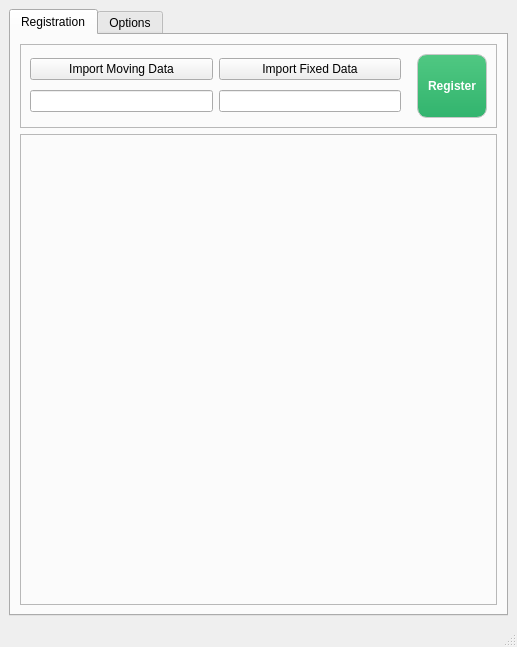
<?xml version="1.0" encoding="UTF-8"?>
<ui version="4.0">
 <class>MainWindow</class>
 <widget class="QMainWindow" name="MainWindow">
  <property name="geometry">
   <rect>
    <x>0</x>
    <y>0</y>
    <width>517</width>
    <height>647</height>
   </rect>
  </property>
  <property name="windowTitle">
   <string>MainWindow</string>
  </property>
  <widget class="QWidget" name="centralwidget">
   <layout class="QGridLayout" name="gridLayout_2">
    <item row="0" column="0">
     <widget class="QTabWidget" name="tabWidget">
      <property name="currentIndex">
       <number>0</number>
      </property>
      <widget class="QWidget" name="RegistrationTab">
       <attribute name="title">
        <string>Registration</string>
       </attribute>
       <layout class="QGridLayout" name="gridLayout_3">
        <item row="0" column="0">
         <widget class="QFrame" name="ButtonsLayout">
          <property name="maximumSize">
           <size>
            <width>16777215</width>
            <height>84</height>
           </size>
          </property>
          <property name="frameShape">
           <enum>QFrame::StyledPanel</enum>
          </property>
          <property name="frameShadow">
           <enum>QFrame::Raised</enum>
          </property>
          <layout class="QHBoxLayout" name="horizontalLayout">
           <item>
            <layout class="QVBoxLayout" name="MovingLayout">
             <item>
              <widget class="QPushButton" name="ptcldMovingButton">
               <property name="text">
                <string>Import Moving Data</string>
               </property>
              </widget>
             </item>
             <item>
              <widget class="QLineEdit" name="ptcldMovingText"/>
             </item>
            </layout>
           </item>
           <item>
            <layout class="QVBoxLayout" name="FixedLayout">
             <item>
              <widget class="QPushButton" name="ptcldFixedButton">
               <property name="text">
                <string>Import Fixed Data</string>
               </property>
              </widget>
             </item>
             <item>
              <widget class="QLineEdit" name="ptcldFixedText"/>
             </item>
            </layout>
           </item>
           <item>
            <widget class="QPushButton" name="registrationButton">
             <property name="sizePolicy">
              <sizepolicy hsizetype="Minimum" vsizetype="Expanding">
               <horstretch>0</horstretch>
               <verstretch>0</verstretch>
              </sizepolicy>
             </property>
             <property name="focusPolicy">
              <enum>Qt::TabFocus</enum>
             </property>
             <property name="styleSheet">
              <string notr="true"> QPushButton#registrationButton {
	background-color: qlineargradient(spread:pad, x1:0, y1:0, x2:0, y2:1, stop:0 rgb(80,200,130), stop:1 rgb(50,180,110));
	color:white;
	font-weight:bold;
	border-radius:10px;
	padding:10px;
	margin-left:10px;
	border-width: 1px;
	border-color:rgb(200,200,200);
	border-style: solid;
 }
 QPushButton#registrationButton:pressed {
	background-color:  qlineargradient(spread:pad, x1:0, y1:0, x2:0, y2:1, stop:0 rgb(50,150,100), stop:1 rgb(50,180,110));
 }
QPushButton:hover:!pressed
{
  background-color: rgb(40,170,100);
}</string>
             </property>
             <property name="text">
              <string>Register</string>
             </property>
             <property name="autoDefault">
              <bool>false</bool>
             </property>
             <property name="default">
              <bool>false</bool>
             </property>
             <property name="flat">
              <bool>false</bool>
             </property>
            </widget>
           </item>
          </layout>
         </widget>
        </item>
        <item row="1" column="0">
         <widget class="QFrame" name="vtkFrame">
          <property name="frameShape">
           <enum>QFrame::StyledPanel</enum>
          </property>
          <property name="frameShadow">
           <enum>QFrame::Raised</enum>
          </property>
         </widget>
        </item>
       </layout>
      </widget>
      <widget class="QWidget" name="OptionsTab">
       <attribute name="title">
        <string>Options</string>
       </attribute>
       <layout class="QGridLayout" name="gridLayout">
        <item row="0" column="0">
         <layout class="QVBoxLayout" name="options">
          <property name="sizeConstraint">
           <enum>QLayout::SetFixedSize</enum>
          </property>
          <item>
           <layout class="QVBoxLayout" name="maxIterationsLayout">
            <property name="sizeConstraint">
             <enum>QLayout::SetFixedSize</enum>
            </property>
            <item>
             <widget class="QLabel" name="maxIterationsLabel">
              <property name="sizePolicy">
               <sizepolicy hsizetype="Minimum" vsizetype="Minimum">
                <horstretch>0</horstretch>
                <verstretch>0</verstretch>
               </sizepolicy>
              </property>
              <property name="text">
               <string>Max iterations</string>
              </property>
             </widget>
            </item>
            <item>
             <widget class="QSpinBox" name="maxIterations">
              <property name="maximum">
               <number>99999</number>
              </property>
              <property name="value">
               <number>100</number>
              </property>
             </widget>
            </item>
           </layout>
          </item>
          <item>
           <layout class="QVBoxLayout" name="inlierRatioLayout">
            <property name="sizeConstraint">
             <enum>QLayout::SetFixedSize</enum>
            </property>
            <item>
             <widget class="QLabel" name="inlierRatioLabel">
              <property name="sizePolicy">
               <sizepolicy hsizetype="Minimum" vsizetype="Minimum">
                <horstretch>0</horstretch>
                <verstretch>0</verstretch>
               </sizepolicy>
              </property>
              <property name="text">
               <string>Inlier Ratio</string>
              </property>
             </widget>
            </item>
            <item>
             <widget class="QDoubleSpinBox" name="inlierRatio">
              <property name="decimals">
               <number>3</number>
              </property>
              <property name="maximum">
               <double>1.000000000000000</double>
              </property>
              <property name="singleStep">
               <double>0.100000000000000</double>
              </property>
              <property name="value">
               <double>1.000000000000000</double>
              </property>
             </widget>
            </item>
           </layout>
          </item>
          <item>
           <layout class="QVBoxLayout" name="windowSizeLayout">
            <property name="sizeConstraint">
             <enum>QLayout::SetFixedSize</enum>
            </property>
            <item>
             <widget class="QLabel" name="windowSizeLabel">
              <property name="sizePolicy">
               <sizepolicy hsizetype="Minimum" vsizetype="Minimum">
                <horstretch>0</horstretch>
                <verstretch>0</verstretch>
               </sizepolicy>
              </property>
              <property name="text">
               <string>Window Size</string>
              </property>
             </widget>
            </item>
            <item>
             <widget class="QSpinBox" name="windowSize">
              <property name="minimum">
               <number>1</number>
              </property>
              <property name="maximum">
               <number>99999999</number>
              </property>
              <property name="value">
               <number>20</number>
              </property>
             </widget>
            </item>
           </layout>
          </item>
          <item>
           <layout class="QVBoxLayout" name="rotationToleranceLayout">
            <property name="sizeConstraint">
             <enum>QLayout::SetFixedSize</enum>
            </property>
            <item>
             <widget class="QLabel" name="rotationToleranceLabel">
              <property name="sizePolicy">
               <sizepolicy hsizetype="Minimum" vsizetype="Minimum">
                <horstretch>0</horstretch>
                <verstretch>0</verstretch>
               </sizepolicy>
              </property>
              <property name="text">
               <string>Rotation tolerance</string>
              </property>
             </widget>
            </item>
            <item>
             <widget class="QDoubleSpinBox" name="rotationTolerance">
              <property name="decimals">
               <number>5</number>
              </property>
              <property name="minimum">
               <double>0.000010000000000</double>
              </property>
              <property name="maximum">
               <double>99.989999999999995</double>
              </property>
              <property name="singleStep">
               <double>0.001000000000000</double>
              </property>
              <property name="value">
               <double>0.009000000000000</double>
              </property>
             </widget>
            </item>
           </layout>
          </item>
          <item>
           <layout class="QVBoxLayout" name="translationToleranceLayout">
            <property name="sizeConstraint">
             <enum>QLayout::SetFixedSize</enum>
            </property>
            <item>
             <widget class="QLabel" name="translationToleranceLabel">
              <property name="sizePolicy">
               <sizepolicy hsizetype="Minimum" vsizetype="Minimum">
                <horstretch>0</horstretch>
                <verstretch>0</verstretch>
               </sizepolicy>
              </property>
              <property name="text">
               <string>Translation tolerance</string>
              </property>
             </widget>
            </item>
            <item>
             <widget class="QDoubleSpinBox" name="translationTolerance">
              <property name="decimals">
               <number>5</number>
              </property>
              <property name="minimum">
               <double>0.000010000000000</double>
              </property>
              <property name="singleStep">
               <double>0.001000000000000</double>
              </property>
              <property name="value">
               <double>0.001000000000000</double>
              </property>
             </widget>
            </item>
           </layout>
          </item>
         </layout>
        </item>
        <item row="1" column="0">
         <spacer name="optionsSpacer">
          <property name="orientation">
           <enum>Qt::Vertical</enum>
          </property>
          <property name="sizeHint" stdset="0">
           <size>
            <width>20</width>
            <height>261</height>
           </size>
          </property>
         </spacer>
        </item>
       </layout>
       <zorder>optionsSpacer</zorder>
      </widget>
     </widget>
    </item>
   </layout>
  </widget>
  <widget class="QStatusBar" name="statusbar"/>
 </widget>
 <resources/>
 <connections/>
</ui>
